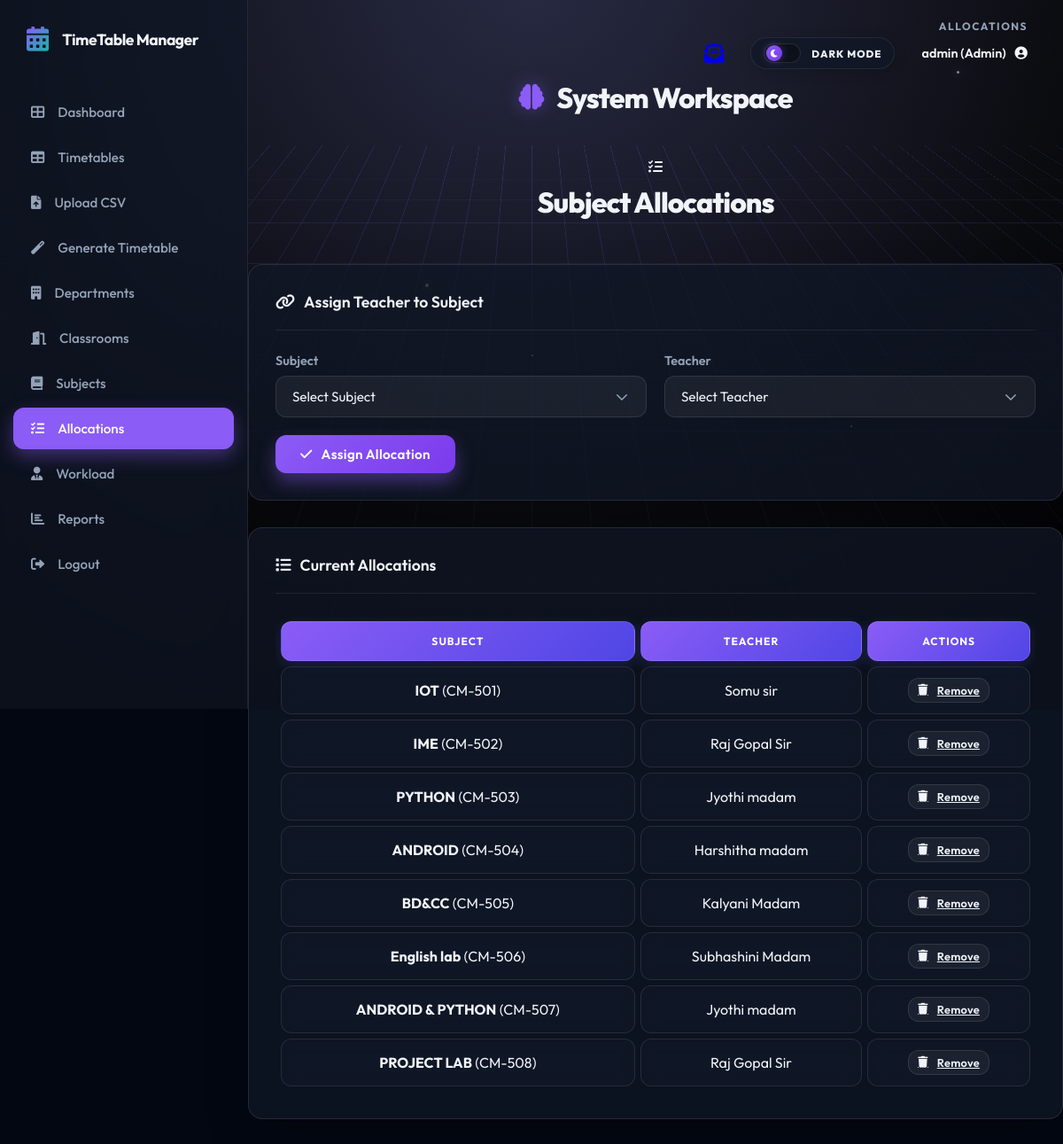
The app's page /allocations (signed in) with its own data.
### models.py (models this page shows)
class User(db.Model, UserMixin):
    id = db.Column(db.Integer, primary_key=True)
    username = db.Column(db.String(80), unique=True, nullable=False)
    password = db.Column(db.String(120), nullable=False)
    role = db.Column(db.String(20), nullable=False, default='student')
    dept_id = db.Column(db.Integer, db.ForeignKey('department.id'), nullable=True)
    teacher_id = db.Column(db.Integer, db.ForeignKey('teacher.id'), nullable=True)
    department = db.relationship('Department', backref='users', lazy=True)
    teacher_profile = db.relationship('Teacher', backref='user_account', uselist=False, lazy=True)

class Allocation(db.Model):
    id = db.Column(db.Integer, primary_key=True)
    course_id = db.Column(db.Integer, db.ForeignKey('course.id'), nullable=False)
    teacher_id = db.Column(db.Integer, db.ForeignKey('teacher.id'), nullable=False)

class Course(db.Model):
    id = db.Column(db.Integer, primary_key=True)
    name = db.Column(db.String(100), nullable=False)
    code = db.Column(db.String(20), nullable=False)
    dept_id = db.Column(db.Integer, db.ForeignKey('department.id'), nullable=False)
    type = db.Column(db.String(20), nullable=False, default='Theory')
    hours_per_week = db.Column(db.Integer, nullable=False)
    allocations = db.relationship('Allocation', backref='course', lazy=True, cascade="all, delete-orphan")
    timetable_entries = db.relationship('TimetableEntry', backref='course', lazy=True, cascade="all, delete-orphan")

class Teacher(db.Model):
    id = db.Column(db.Integer, primary_key=True)
    name = db.Column(db.String(100), nullable=False)
    email = db.Column(db.String(120), unique=True, nullable=True)
    dept_id = db.Column(db.Integer, db.ForeignKey('department.id'), nullable=True)
    workload_limit = db.Column(db.Integer, default=20)
    allocations = db.relationship('Allocation', backref='teacher', lazy=True, cascade="all, delete-orphan")
    timetable_entries = db.relationship('TimetableEntry', backref='teacher', lazy=True, cascade="all, delete-orphan")

### routes.py (the view, shortened to what this page needs)
@main.route('/allocations', methods=['GET', 'POST'])
@login_required
def allocations():
    allocs = Allocation.query.all()
    courses = Course.query.all()
    teachers = Teacher.query.all()
    return render_template('resources/allocations.html', allocations=allocs, courses=courses, teachers=teachers)

### app.py (called while the page is built)
@login_manager.user_loader
def load_user(user_id):
    return User.query.get(int(user_id))

@app.context_processor
def inject_unread_count():
    from flask_login import current_user
    from models import Message
    if current_user.is_authenticated:
        count = Message.query.filter_by(recipient_id=current_user.id, is_read=False).count()
        return dict(unread_count=count)
    return dict(unread_count=0)

### templates/resources/allocations.html (shortened to what this page needs)
{% extends 'base.html' %}
{% block content %}
<div class="page-title-section">
    <div class="page-title">
        <i class="fas fa-tasks"></i>
        <h1>Subject Allocations</h1>
    </div>
</div>
{% if current_user.role == 'admin' %}
<div class="card">
    <div class="card-header">
        <h3><i class="fas fa-link"></i> Assign Teacher to Subject</h3>
    </div>
    <form method="POST">
        <div style="display: grid; grid-template-columns: repeat(auto-fit, minmax(250px, 1fr)); gap: 20px;">
            <div class="form-group">
                <label class="form-label">Subject</label>
                <select name="course_id" class="form-control" required>
                    <option value="">Select Subject</option>
                </select>
            </div>
            <div class="form-group">
                <label class="form-label">Teacher</label>
                <select name="teacher_id" class="form-control" required>
                    <option value="">Select Teacher</option>
                </select>
            </div>
        </div>
        <button type="submit" class="btn btn-primary">
            <i class="fas fa-check"></i> Assign Allocation
        </button>
    </form>
</div>
{% endif %}
<div class="card">
    <div class="card-header">
        <h3><i class="fas fa-list"></i> Current Allocations</h3>
    </div>
    <div class="timetable-responsive">
        <table class="timetable-table">
            <thead>
                <tr>
                    <th>Subject</th>
                    <th>Teacher</th>
                    {% if current_user.role == 'admin' %}<th>Actions</th>{% endif %}
                </tr>
            </thead>
            <tbody>
                {% for alloc in allocations %}
                <tr>
                    <td><strong>{{ alloc.course.name }}</strong> ({{ alloc.course.code }})</td>
                    <td>{{ alloc.teacher.name }}</td>
                    {% if current_user.role == 'admin' %}
                    <td>
                        <a href="{{ url_for('main.delete_allocation', id=alloc.id) }}" class="btn btn-light text-danger"
                            style="padding: 5px 10px; font-size: 0.8rem;" onclick="return confirm('Are you sure?')">
                            <i class="fas fa-trash"></i> Remove
                        </a>
                    </td>
                    {% endif %}
                </tr>
                {% else %}
                <tr>
                    <td colspan="3" style="text-align: center; color: #8898aa; padding: 40px;">No allocations found.
                    </td>
                </tr>
                {% endfor %}
            </tbody>
        </table>
    </div>
</div>
{% endblock %}

### templates/base.html (shortened to what this page needs)
<!DOCTYPE html>
<html lang="en">
<head>
    <link rel="stylesheet" href="{{ url_for('static', filename='css/style.css') }}">
    <link rel="stylesheet" href="https://cdnjs.cloudflare.com/ajax/libs/font-awesome/6.0.0/css/all.min.css">
</head>
<body>
    <div class="cyber-grid-container">
        <div class="cyber-grid"></div>
        <div class="cyber-glow"></div>
        <div class="floating-particles">
            <i></i><i></i><i></i><i></i><i></i><i></i>
        </div>
    </div>
    {% set is_auth = request.endpoint in ['main.login', 'main.register', 'main.register_student',
    'main.register_teacher'] %}
    <div class="{{ 'app-wrapper' if not is_auth else '' }}">
        {% if not is_auth %}
        <aside class="sidebar" id="appSidebar">
            <div class="sidebar-header">
                <i class="fas fa-calendar-alt"></i>
                <h2>TimeTable Manager</h2>
            </div>
            <ul class="sidebar-nav">
                <li class="nav-item {% if request.endpoint == 'main.dashboard' %}active{% endif %}">
                    <a href="{{ url_for('main.dashboard') }}" class="nav-link">
                        <i class="fas fa-th-large"></i> Dashboard
                    </a>
                </li>
                <li class="nav-item {% if request.endpoint == 'main.timetable' %}active{% endif %}">
                    <a href="{{ url_for('main.timetable') }}" class="nav-link">
                        <i class="fas fa-table"></i> Timetables
                    </a>
                </li>
                {% if current_user.is_authenticated and current_user.role == 'admin' %}
                <li class="nav-item {% if request.endpoint == 'main.upload_csv' %}active{% endif %}">
                    <a href="{{ url_for('main.upload_csv') }}" class="nav-link">
                        <i class="fas fa-file-upload"></i> Upload CSV
                    </a>
                </li>
                <li class="nav-item">
                    <a href="#" class="nav-link"
                        onclick="event.preventDefault(); document.getElementById('gen-form').submit();">
                        <i class="fas fa-magic"></i> Generate Timetable
                    </a>
                </li>
                {% endif %}
                <li class="nav-item {% if request.endpoint == 'main.departments' %}active{% endif %}">
                    <a href="{{ url_for('main.departments') }}" class="nav-link">
                        <i class="fas fa-building"></i> Departments
                    </a>
                </li>
                <li class="nav-item {% if request.endpoint == 'main.classrooms' %}active{% endif %}">
                    <a href="{{ url_for('main.classrooms') }}" class="nav-link">
                        <i class="fas fa-door-open"></i> Classrooms
                    </a>
                </li>
                <li class="nav-item {% if request.endpoint == 'main.courses' %}active{% endif %}">
                    <a href="{{ url_for('main.courses') }}" class="nav-link">
                        <i class="fas fa-book"></i> Subjects
                    </a>
                </li>
                {% if current_user.is_authenticated and current_user.role == 'admin' %}
                <li class="nav-item {% if request.endpoint == 'main.allocations' %}active{% endif %}">
                    <a href="{{ url_for('main.allocations') }}" class="nav-link">
                        <i class="fas fa-tasks"></i> Allocations
                    </a>
                </li>
                {% endif %}
                <li class="nav-item">
                    <a href="{{ url_for('main.teachers') }}" class="nav-link">
                        <i class="fas fa-user-tie"></i> Workload
                    </a>
                </li>
                <li class="nav-item">
                    <a href="{{ url_for('main.timetable') }}" class="nav-link">
                        <i class="fas fa-chart-bar"></i> Reports
                    </a>
                </li>
                {% if current_user.is_authenticated %}
                <li class="nav-item">
                    <a href="{{ url_for('main.logout') }}" class="nav-link">
                        <i class="fas fa-sign-out-alt"></i> Logout
                    </a>
                </li>
                {% else %}
                <li class="nav-item">
                    <a href="{{ url_for('main.login') }}" class="nav-link">
                        <i class="fas fa-sign-in-alt"></i> Login
                    </a>
                </li>
                {% endif %}
            </ul>
        </aside>
        {% endif %}
        <main class="{{ 'main-area' if not is_auth else '' }}">
            {% if not is_auth %}
            <div class="top-header">
                <div class="header-meta-group">
                    <div class="breadcrumb-mini">{{ request.endpoint.split('.')[-1].replace('_', ' ') }}</div>
                    <div class="user-controls">
                        {% if current_user.is_authenticated %}
                        <a href="{{ url_for('main.mailbox') }}" class="icon-btn nav-mailbox-link" title="Mailbox"
                            style="margin-right: 15px; position: relative;">
                            <i class="fas fa-envelope-open-text nav-mailbox-icon"></i>
                        </a>
                        <div class="mode-switcher" id="themeToggle" title="Switch Interface Mode">
                            <div class="mode-track">
                                <div class="mode-thumb">
                                    <i class="fas fa-moon moon-icon"></i>
                                </div>
                            </div>
                            <span class="mode-label">Dark Mode</span>
                        </div>
                        <div class="user-dropdown">
                            <div class="user-profile" id="userProfileToggle">
                                <span>{{ current_user.username }} ({{ current_user.role|capitalize }})</span>
                                <i class="fas fa-user-circle"></i>
                            </div>
                        </div>
                        {% else %}
                        <div class="user-profile">
                            <span>Guest</span>
                            <i class="fas fa-user-circle"></i>
                        </div>
                        {% endif %}
                    </div>
                </div>
            </div>
            <div class="page-title-section">
                <div class="page-title">
                    <h1>
                        {% block icon %}<i class="fas fa-brain"></i>{% endblock %}
                        {% block title %}System Workspace{% endblock %}
                    </h1>
                </div>
            </div>
            {% endif %}
            {% block content %}{% endblock %}
    </div>
</body>
</html>

### records on screen
User: username "admin", role "Admin"
Allocation: course.name "IOT", course.code "CM-501", teacher.name "Somu sir"
Allocation: course.name "IME", course.code "CM-502", teacher.name "Raj Gopal Sir"
Allocation: course.name "PYTHON", course.code "CM-503", teacher.name "Jyothi madam"
Allocation: course.name "ANDROID", course.code "CM-504", teacher.name "Harshitha madam"
Allocation: course.name "BD&CC", course.code "CM-505", teacher.name "Kalyani Madam"
Allocation: course.name "English lab", course.code "CM-506", teacher.name "Subhashini Madam"
Allocation: course.name "ANDROID & PYTHON", course.code "CM-507", teacher.name "Jyothi madam"
Allocation: course.name "PROJECT LAB", course.code "CM-508", teacher.name "Raj Gopal Sir"

### other values on screen
{{ request.endpoint.split('.')[-1].replace('_', ' ') }} "ALLOCATIONS"
